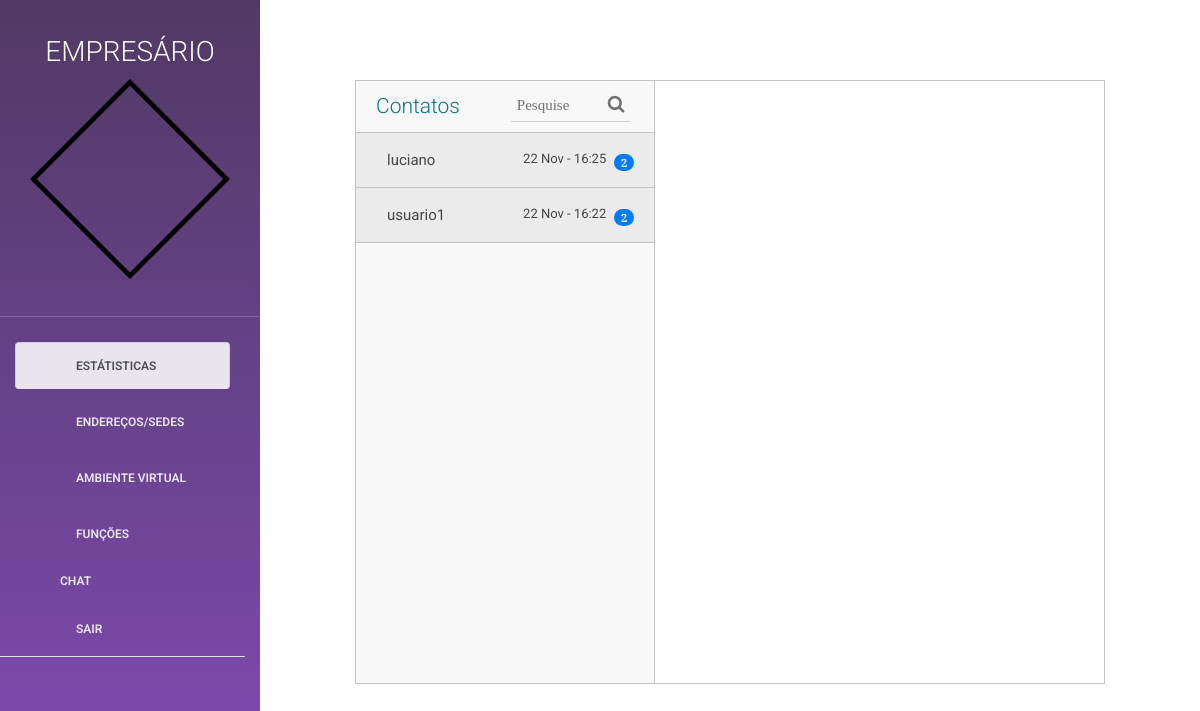
The page /empresario (signed in) on the database its author committed.
### tables this page shows
CREATE TABLE `tbl_usuarios` (
  `id` int(11) NOT NULL,
  `nome` varchar(220) NOT NULL,
  `nvl_acesso` varchar(50) NOT NULL,
  `email` varchar(220) NOT NULL,
  `senha` varchar(220) NOT NULL,
  `CPF_CNPJ` varchar(220) DEFAULT NULL,
  `telefone` varchar(220) NOT NULL,
  `img` varchar(222) DEFAULT NULL,
  `status` int(11) NOT NULL,
  `created` datetime NOT NULL,
  `modified` datetime DEFAULT NULL
);

CREATE TABLE `tbl_avs` (
  `id_av` int(11) NOT NULL,
  `user_id` int(11) NOT NULL,
  `url` varchar(220) NOT NULL,
  `nome_av` varchar(220) NOT NULL,
  `slogan_av` varchar(550) NOT NULL,
  `logo_av` varchar(220) NOT NULL,
  `categoria` varchar(220) NOT NULL,
  `func` varchar(220) NOT NULL,
  `palavras_chave` varchar(550) NOT NULL,
  `img_home_active` varchar(50) NOT NULL DEFAULT 'no',
  `img_home` varchar(220) NOT NULL,
  `part1_active` varchar(50) NOT NULL DEFAULT 'yes',
  `part1_title` varchar(110) NOT NULL DEFAULT 'Features you love',
  `part1_nome1` varchar(110) NOT NULL DEFAULT 'Simple',
  `part1_text1` varchar(220) NOT NULL DEFAULT 'Lorem ipsum dolor sit amet, consectetur adipiscing elit. Integer rutrum, urna eu pellentesque',
  `part1_nome2` varchar(110) DEFAULT 'Customize',
  `part1_text2` varchar(220) DEFAULT 'Lorem ipsum dolor sit amet, consectetur adipiscing elit. Integer rutrum, urna eu pellentesque',
  `part1_nome3` varchar(110) DEFAULT 'Secure',
  `part1_text3` varchar(220) DEFAULT 'Lorem ipsum dolor sit amet, consectetur adipiscing elit. Integer rutrum, urna eu pellentesque',
  `part2_active` varchar(50) NOT NULL DEFAULT 'yes',
  `part2_nome1` varchar(110) NOT NULL DEFAULT 'Crie sua conta',
  `part2_text1` varchar(220) NOT NULL DEFAULT 'Lorem ipsum dolor sit amet, consectetur adipiscing elit. Integer rutrum, urna eu pellentesque pretium obcaecati vel exercitationem',
  `part2_nome2` varchar(110) DEFAULT 'Compartilhe com seus amigos',
  `part2_text2` varchar(220) DEFAULT 'Lorem ipsum dolor sit amet, consectetur adipiscing elit. Integer rutrum, urna eu pellentesque pretium obcaecati vel exercitationem',
  `part2_nome3` varchar(110) DEFAULT 'Viva la vida',
  `part2_text3` varchar(220) DEFAULT 'Lorem ipsum dolor sit amet, consectetur adipiscing elit. Integer rutrum, urna eu pellentesque pretium obcaecati vel exercitationem',
  `part2_img` varchar(220) DEFAULT NULL,
  `galery_active` varchar(50) NOT NULL DEFAULT 'no',
  `galery_title` varchar(110) NOT NULL,
  `fotos` varchar(550) NOT NULL,
  `tipos` varchar(220) NOT NULL,
  `tipos_val` varchar(660) NOT NULL,
  `created` varchar(220) NOT NULL
);

CREATE TABLE `tbl_funcoes` (
  `id_func` int(11) NOT NULL,
  `nome_func` varchar(220) NOT NULL,
  `descricao` varchar(660) NOT NULL,
  `tipo_func` varchar(110) NOT NULL,
  `status_func` varchar(110) NOT NULL,
  `created` datetime NOT NULL,
  `href` varchar(110) NOT NULL
);

CREATE TABLE `tbl_chat` (
  `id_msg` int(11) NOT NULL,
  `remetente_id` int(11) NOT NULL,
  `destinatario_id` int(11) NOT NULL,
  `hora` datetime NOT NULL,
  `msg` text NOT NULL,
  `lida` tinyint(4) NOT NULL
);

### core/Controller.php (called while the page is built)
<?php
	class Controller{
		public function loadView($nameView, $dadosView = array()){
				extract($dadosView);
			require "views/".$nameView.".php";
		}
	}
?>

### controllers/empresarioController.php (called while the page is built, shortened)
<?php
class empresarioController extends Controller {
    public function index() {
        $nomePag = "empresario";
        $usuariosModel = new usuariosModel();
        $userDados = $usuariosModel->getDados($_SESSION['id']);
        $userDados = $userDados->fetch();
        $dados = array(
            'nome' => $userDados["nome"],
            'av_status' => $this->verificaAV(),
            'av_dados' => $this->getAv()
        );
        $this->loadView($nomePag, $dados);
    }
    private function getAv() {
        $avsModel = new avsModel();
        $avs_dados = $avsModel->procuraAV($_SESSION['id']);
        if ($avs_dados->rowCount() > 0) {
            return $avs_dados->fetchAll();
        } else {
            return null;
        }
    }
    public function verificaAV() {
        $avsModel = new avsModel();
        $avs_dados = $avsModel->procuraAV($_SESSION['id']);
        if ($avs_dados->rowCount() > 0) {
            return 'html/av_personalize.php';
        } else {
            return 'html/av_create.php';
        }
    }
}
?>

### core/Core.php (called while the page is built, shortened)
<?php
	class Core{
		public function run(){
			$param = array();
			$url = "/";
			if(isset($_GET['url'])){
				$url .= $_GET['url'];
			}
			if($url != "/"){
				$url = explode("/", $url);
				array_shift($url);
				$avsModel = new avsModel();
				$pesquisa = $avsModel -> procuraUrlAv($url[0]);
				array_shift($url);
				if(isset($url[0]) && !empty($url[0])){
					$currentAction = $url[0];
					array_shift($url);
				}else{
					$currentAction = "index";
				}
				if($pesquisa->rowCount() > 0){
					$param = $dados['id_av'];
				}else{
					$param = $url;
				}
			}else{
				$currentController = "homeController";
				$currentAction = "index";
			}
			$c = new $currentController();
			call_user_func_array(array($c, $currentAction), array($param));
		}
	}
?>

### index.php (called while the page is built, shortened)
<?php
	$core = new Core();
	$core->run();
?>

### core/Model.php (called while the page is built, shortened)
<?php
	class Model{
		public function __construct(){
			global $pdo;
			$this->pdo = $pdo;
		}
	}
?>

### models/usuariosModel.php (called while the page is built, shortened)
<?php
	class usuariosModel extends Model{
		public function getDados($id){
			$sql = "SELECT * FROM tbl_usuarios WHERE id = ?";
			$sql = $this->pdo->prepare($sql);
			$sql->bindValue(1, $id);
			$sql->execute();
			return $sql;
		}
	}
?>

### models/avsModel.php (called while the page is built, shortened)
<?php
    class avsModel extends Model{
        public function procuraAV($id_user){
            $sql = "SELECT * FROM tbl_avs WHERE user_id = ?";
            $sql = $this->pdo->prepare($sql);
            $sql->bindValue(1, $id_user);
            $sql->execute();
            return $sql;
        }
    }
?>

### models/funcaoModel.php (called while the page is built, shortened)
<?php
class funcaoModel extends Model {
    public function getAllactive() {
        $sql = "SELECT * from tbl_funcoes WHERE status_func = 'ativo' ";
        $sql = $this->pdo->prepare($sql);
        $sql->execute();
        return $sql;
    }
    public function getMsg($id) {
        $sql = "SELECT * from tbl_chat WHERE destinatario_id = ? ORDER BY hora DESC";
        $sql = $this->pdo->prepare($sql);
        $sql->bindValue(1, $id);
        $sql->execute();
        return $sql;
    }
}
?>

### views/empresario.php (the view, shortened to what this page needs)
<!DOCTYPE html>
<html lang="pt-br">
    <head>
        <link rel="stylesheet" type="text/css" href="<?php echo BASE_URL; ?>assets/css/bootstrap.min.css" />
        <link rel="stylesheet" type="text/css" href="<?php echo BASE_URL; ?>assets/css/bootstrap-grid.min.css">
        <link rel="stylesheet" type="text/css" href="<?php echo BASE_URL; ?>assets/css/bootstrap-reboot.min.css">
        <link rel="stylesheet" type="text/css" href="<?php echo BASE_URL; ?>assets/css/normalize.css">
        <link rel="stylesheet" type="text/css" href="<?php echo BASE_URL; ?>assets/css/w3.css">
        <link rel="stylesheet" type="text/css" href="<?php echo BASE_URL; ?>assets/css/set2.css">
        <link rel="stylesheet" type="text/css" href="<?php echo BASE_URL; ?>assets/css/set1.css">
        <link rel="stylesheet" type="text/css" href="<?php echo BASE_URL; ?>assets/css/icons.css">
        <link rel="stylesheet" type="text/css" href="<?php echo BASE_URL; ?>assets/css/component1.css">
        <link rel="stylesheet" type="text/css" href="<?php echo BASE_URL; ?>assets/css/style2.css">
        <link rel="stylesheet" type="text/css" href="<?php echo BASE_URL; ?>assets/css/estilo.css">
        <link rel="stylesheet" type="text/css" href="<?php echo BASE_URL; ?>assets/css/estilo.css">
        <link rel="stylesheet" type="text/css" href="<?php echo BASE_URL; ?>assets/css/owl.carousel.min.css">
        <link type="text/css" href="<?php echo BASE_URL; ?>assets/css/animate.min.css" rel="stylesheet"/>
        <link type="text/css" href="<?php echo BASE_URL; ?>assets/css/light-bootstrap-dashboard.css?v=1.4.0" rel="stylesheet"/>
        <link href="http://maxcdn.bootstrapcdn.com/font-awesome/4.2.0/css/font-awesome.min.css" rel="stylesheet">
        <link href="<?php echo BASE_URL; ?>assets/css/pe-icon-7-stroke.css" rel="stylesheet" type="text/css" />
<?php
    $usuario = new usuariosModel();
    $t = $usuario->getDados($_SESSION['id']);
    $user = $t->fetch();
 ?>
    </head>
    <body>
        <div class="wrapper">
            <div class="sidebar" data-color="purple" data-image="<?php echo BASE_URL; ?>assets/imag/sidebar-5.jpg">
                <div class="sidebar-wrapper">
                    <div class="logo">
                        <a href="#" class="simple-text" >
                            <h3> Empresário </h3>
                                <img src="<?php echo BASE_URL.$user['img']; ?>" id="imagemperf" class="rounded-circle"  alt="Cinque Terre" width="200" height="200">
                        </a>
                        <br>
                    </div>
                    <ul class="nav nav-tabs">
                        <li class="nav-item">
                            <a href="#menu1" class="nav-link active" data-toggle="tab">
                                <i class="pe-7s-graph3"></i>
                                <p>Estátisticas</p>
                            </a>
                        </li>
                        <li class="nav-item">
                            <a href="#menu2" data-toggle="tab" class="nav-link">
                                <i class="pe-7s-map-2"></i>
                                <p>Endereços/Sedes</p>
                            </a>
                        </li>
                        <li class="nav-item">
                            <a href="#menu3" data-toggle="tab" class="nav-link">
                                <i class="pe-7s-monitor"></i>
                                <p>Ambiente Virtual</p>
                            </a>
                        </li>
                        <li class="nav-item">
                            <a href="#menu4" data-toggle="tab" class="nav-link" >
                                <i class="pe-7s-tools"></i>
                                <p>Funções</p>
                            </a>
                        </li>
                        <?php
                        $avsModel = new avsModel();
                        $funcaoModel = new funcaoModel();
                        $sqlFunc = $funcaoModel->getAllactive();
                        $sql = $avsModel->procuraAV($_SESSION['id']);
                        $dadosFunc = $sqlFunc->fetchAll();
                        $dados = $sql->fetch();
                        if ($dados['func'] == "") {
                            $func = array();
                        } else {
                            $func = explode(",", $dados['func']);
                        }
                        foreach ($func as $value) {
                                ?>
                            <li class="nav-item">
                                <a href="#<?php echo $dadosFunc[$value - 1]["href"]; ?>" data-toggle="tab" class="" style="color: #fff;">
                                    <i class="pe-7s-tools"></i>
                                    <p><?php echo $dadosFunc[$value - 1]["nome_func"]; ?></p>
                                </a>
                            </li>
                        <?php } ?>
                        <li class="nav-item">
                            <a href="<?php echo BASE_URL; ?>/login/deslogar" class="nav-link">
                                <i class="pe-7s-home"></i>
                                <p>SAIR</p>
                            </a>
                        </li>
                    </ul>
                </div>
            </div>
            <div class="main-panel">
                <div class="main">
                    <div class="content">
                        <div class="container-fluid">
                            <div class="tab-content">
                                <div class="tab-pane container active" id="chat">
                                    <div class="container2">
                                        <div class="messaging">
                                            <div class="inbox_msg">
                                                <div class="inbox_people">
                                                    <div class="headind_srch">
                                                        <div class="recent_heading">
                                                            <h4>Contatos</h4>
                                                        </div>
                                                        <div class="srch_bar">
                                                            <div class="stylish-input-group">
                                                                <input type="text" id="myInput" class="search-bar"  placeholder="Pesquise" >
                                                                <span class="input-group-addon">
                                                                    <button type="button"> <i class="fa fa-search" aria-hidden="true"></i> </button>
                                                                </span> </div>
                                                        </div>
                                                    </div>
                                                    <div class="inbox_chat " id="contatos">
                                                        <?php include ("views/html/contatos.php"); ?>
                                                    </div>
                                                </div>
                                                <div class="mesgs">
                                                    <div class="msg_history " id="mensagens">
                                                    </div>
                                                </div>
                                            </div>
                                        </div></div>
                                </div>
                            </div>
                        </div>
                    </div>
                </div>
            </div>
    </body>
</html>

### views/html/contatos.php (shortened to what this page needs)
<?php
    $funcaoModel = new funcaoModel();
    $sql = $funcaoModel->getMsg($_SESSION['id']);
    $data = $sql->fetchAll();
    $pessoas = array(
        'id' => array(),
        'hora'=> array()
    );
    foreach ($data as $dados){
        if(in_array($dados['remetente_id'], $pessoas['id'])){
        }else{
            array_push($pessoas['id'], $dados['remetente_id']);
            array_push($pessoas['hora'], $dados['hora']);
            $usuariosModel = new usuariosModel();
            $sqlpessoa = $usuariosModel->getDados($dados['remetente_id']);
            $dadosPessoa = $sqlpessoa->fetch();
?>
<div class="chat_list active_chat pessoa" >
    <div class="chat_people">
        <span class="badge badge-pill noti badge-primary" style="margin-left:8px;">2</span>
        <div class="chat_ib nova"><h5><?php echo $dadosPessoa['nome']; ?> <span class="chat_date"><?php echo date("d M - H:i", strtotime($dados['hora'])); ?></span></h5>
        </div>
    </div>
</div>
<?php
} }
?>

### rows shown on the page
tbl_usuarios: img (picture)
tbl_avs: func.nome_func "CHAT"
tbl_chat: tbl_usuarios.nome "luciano", hora "22 Nov - 16:25"
tbl_chat: tbl_usuarios.nome "usuario1", hora "22 Nov - 16:22"
